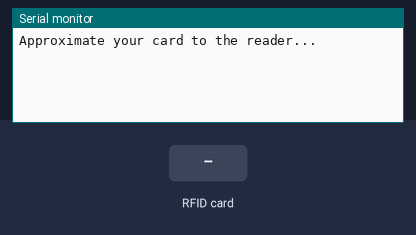
A sketch run on a simulated Arduino Uno, built with avr-gcc and run on an emulated ATmega328P. On the bench: the last lines printed to the serial monitor. Inputs (shaded band) come from the test bench.

Above: at 1.7 s.
1.8 s: RFID card E0 CD 8F A3 held to the reader
At 2.9 s:
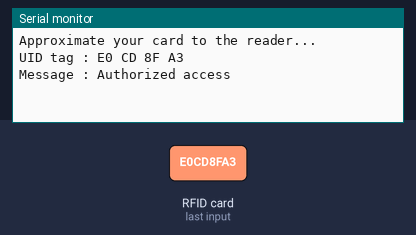
3.3 s: RFID card 5E 7A 19 C4 held to the reader
At 4.6 s:
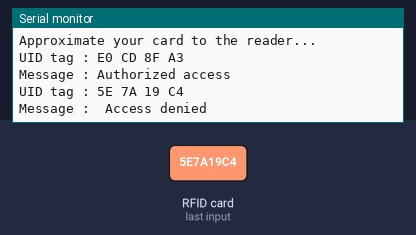

Measured:
- after the input at 1.8 s, the serial monitor: prints a new line at once (image 1)
- after the input at 3.3 s, the serial monitor: prints a new line at once (image 2)

The sketch:

rfid.ino
```cpp
#include <SoftwareSerial.h>
#include <MFRC522Extended.h>
#include <MFRC522.h>

#define RxD 2
#define TxD 3
#define SS_PIN 10
#define RST_PIN 9

SoftwareSerial BTSerial(RxD, TxD);
MFRC522 mfrc522(SS_PIN, RST_PIN);   // Create MFRC522 instance.

void setup()
{
  BTSerial.flush();
  delay(500);
  BTSerial.begin(9600);

  Serial.begin(9600);   // Initiate a serial communication
  SPI.begin();      // Initiate  SPI bus
  mfrc522.PCD_Init();   // Initiate MFRC522
  Serial.println("Approximate your card to the reader...");
  Serial.println();

}
void loop()
{
  // Look for new cards
  if ( ! mfrc522.PICC_IsNewCardPresent())
  {
    return;
  }
  // Select one of the cards
  if ( ! mfrc522.PICC_ReadCardSerial())
  {
    return;
  }
  //Show UID on serial monitor
  Serial.print("UID tag :");
  String content= "";
  byte letter;
  for (byte i = 0; i < mfrc522.uid.size; i++)
  {
     Serial.print(mfrc522.uid.uidByte[i] < 0x10 ? " 0" : " ");
     Serial.print(mfrc522.uid.uidByte[i], HEX);
     content.concat(String(mfrc522.uid.uidByte[i] < 0x10 ? " 0" : " "));
     content.concat(String(mfrc522.uid.uidByte[i], HEX));
  }
  Serial.println();
  Serial.print("Message : ");
  content.toUpperCase();
  if (content.substring(1) == "E0 CD 8F A3") //change here the UID of the card/cards that you want to give access
  {
    Serial.println("Authorized access");
    {
    BTSerial.write("Access;");
    }
    delay(1000);
  }

 else   {
    Serial.println(" Access denied");
    {
    BTSerial.write("Other;");
    }
    delay(1000);
  }
}
```
